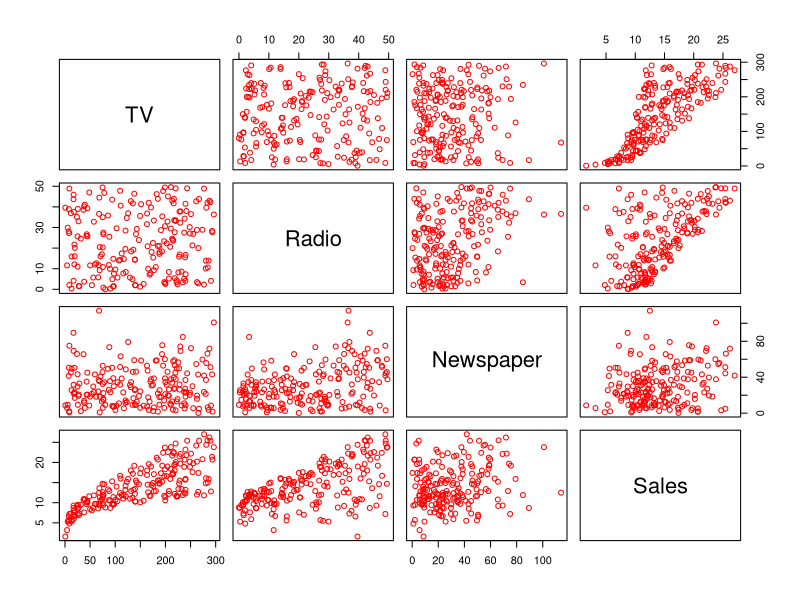
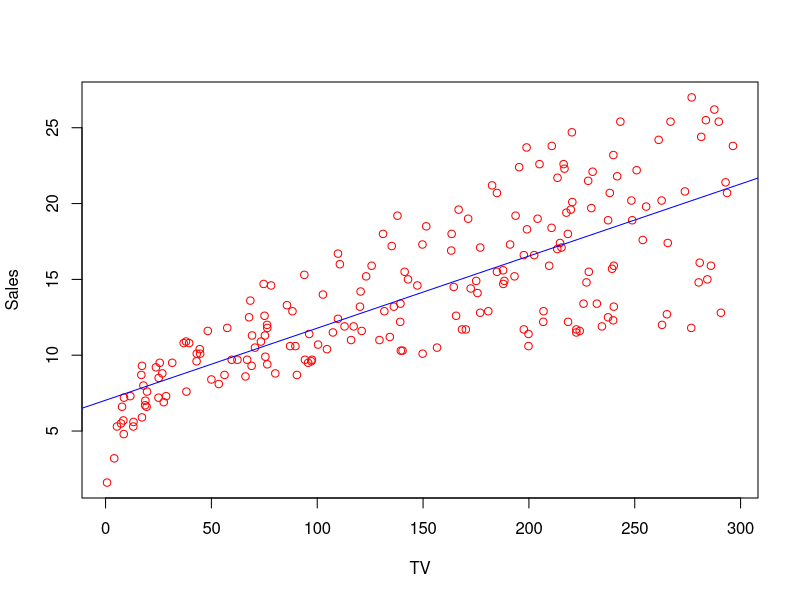
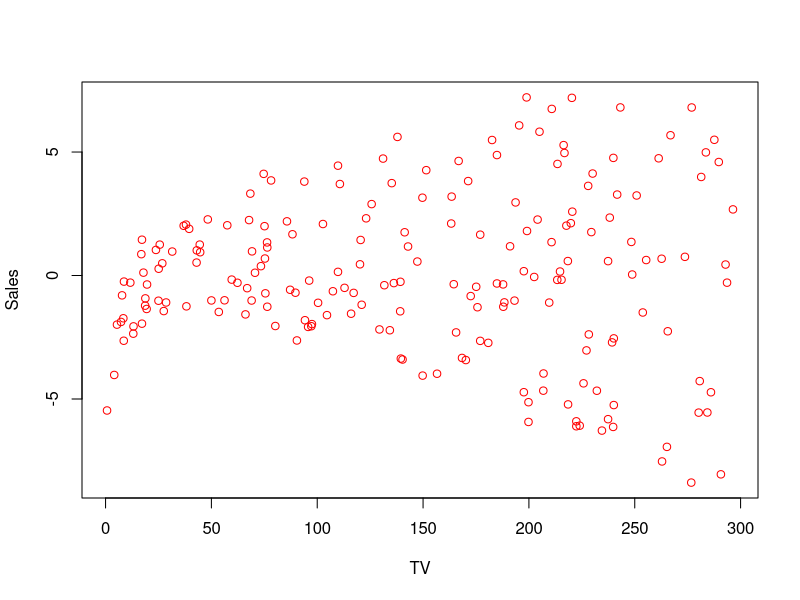

These charts were generated, in order, by the following R code: (Note: this script raises an error after producing the figures.)
## ---- chunk 1
library(dplyr)
advertising <- read.csv('advertising.csv', sep = ';', header = T, fileEncoding = 'utf-8')
glimpse(advertising)
## ---- chunk 2
summary(advertising)
## ---- chunk 3
pairs(advertising, col = 'red')
## ---- chunk 4
lm_fit_sales_TV <- lm(Sales ~ TV, data = advertising)

lm_fit_sales_TV
## ---- chunk 5
summary(lm_fit_sales_TV)
## ---- chunk 6
names(lm_fit_sales_TV)
## ---- chunk 7
confint(lm_fit_sales_TV, level = 0.95)
## ---- chunk 8
new_advertising = data.frame(TV = c(100, 150, 200, 250))
predicted_values <- predict(lm_fit_sales_TV, new_advertising, interval = 'confidence')
new_advertising <- cbind(new_advertising, predicted_values)
new_advertising
## ---- chunk 9
plot(advertising$TV, advertising$Sales, type = 'p', col = 'red', xlab = 'TV', ylab = 'Sales')
abline(lm_fit_sales_TV, col = 'blue')
## ---- chunk 10
plot(advertising$TV, lm_fit_sales_TV$residuals, type = 'p', col = 'red', xlab = 'TV', ylab = 'Sales')
## ---- chunk 11
#install.packages("ISLR")
#library(ISLR)
data(Auto)
# View(Auto)
pairs(Auto, col="red")
#P calculo el modelo lineal
lm_fit_horsepower_mpg <- lm(mpg ~ horsepower, data = Auto )
summary(lm_fit_horsepower_mpg)
names(lm_fit_horsepower_mpg)

confint(lm_fit_horsepower_mpg, level = 0.95)

plot(Auto$horsepower, Auto$mpg, type = 'p', col = 'red', xlab = 'mpg', ylab = 'horsepower')
abline(lm_fit_horsepower_mpg, col = 'blue')


## ---- chunk 12
cor(Auto$horsepower, Auto$mpg)
# existe correlación clara y negativa

## ---- chunk 13
summary(lm_fit_horsepower_mpg)

## ---- chunk 14

# predictor
# creo new data set con valor de horsepower 98
new_auto = data.frame(horsepower = c(80))
predicted_values <- predict(lm_fit_horsepower_mpg, new_auto, interval = 'confidence')
new_advertising <- cbind(new_advertising, predicted_values)

## ---- chunk 15

## ---- chunk 16
 
## ---- chunk 17

## ---- chunk 18
lm_fit_sales_all <- lm(Sales ~ TV + Radio + Newspaper, data = advertising)
summary(lm_fit_sales_all)
## ---- chunk 19
lm_fit_sales_all <- lm(Sales ~ ., data = advertising)
## ---- chunk 20
lm_fit_sales_TV_Radio <- lm(Sales ~ . - Newspaper, data = advertising)
## ---- chunk 21
summary(lm_fit_sales_TV_Radio)
## ---- chunk 22
par(mfrow = c(1,2))

plot(advertising$Sales, lm_fit_sales_TV_Radio$fitted.values, type = 'p', col = 'red', xlab = 'Sales', ylab = 'Predicted Sales')
plot(advertising$Sales, lm_fit_sales_TV_Radio$residuals, type = 'p', col = 'red', xlab = 'Sales', ylab = 'Residuals')
## ---- chunk 23
View(Auto)
summary(Auto)
str(Auto)

data_auto <- subset(Auto, select = -c(name))

pairs(data_auto, col="red")

